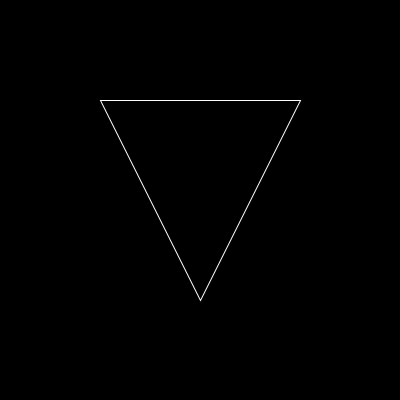
Frame 1 (no input)
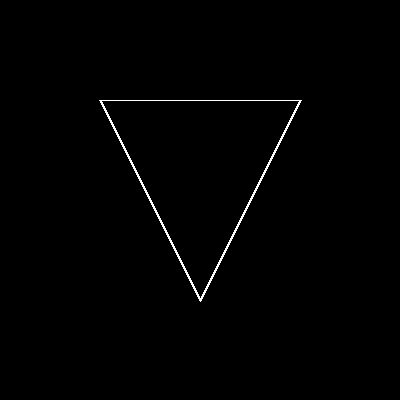
Frame 60 (the mouse pressed at the canvas centre just before this capture)
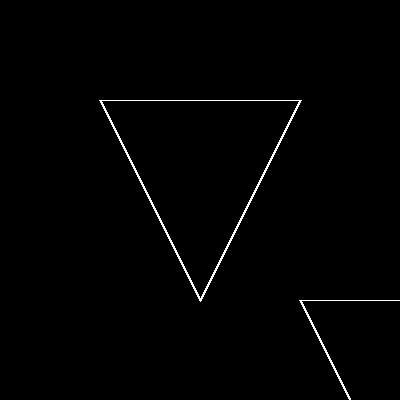
Frame 120 (the mouse held since frame 60 and released just before this capture)

The Processing sketch that drew these frames (run headless with seeded random() and noise(); from frame 60 on, the mouse is pressed at the canvas centre):

// Processing sketch: processing_168435
// ── processing_168435.pde

void setup()
{
size(400,400);
background(0,255);
}

void draw()
{
  //background(0,255);
  //println(mouseX);
  translate(mouseX, mouseY);
  noFill();
  stroke(255);
  triangle(100, 100, 300, 100, 200, 300);
}
